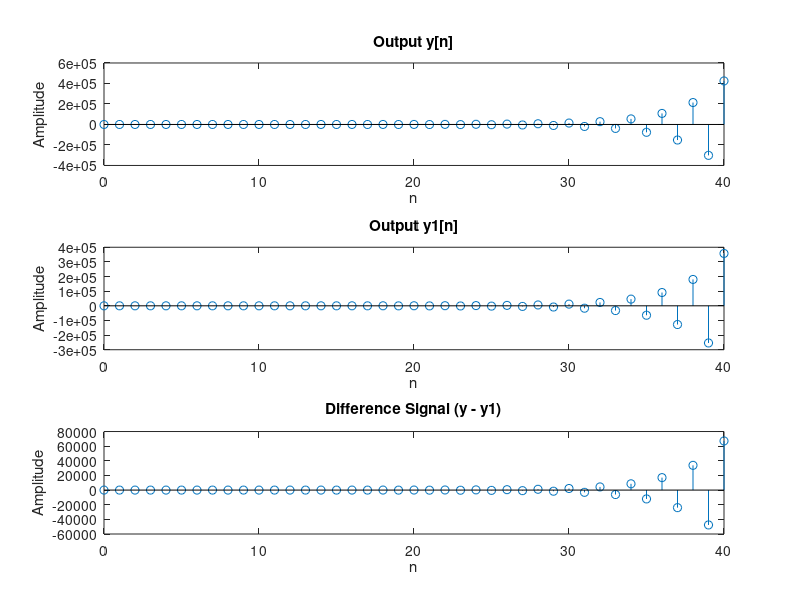

This figure's MATLAB source:
clc;
clear all;

x = [1, zeros(1, 40)];
n = 0:40;

num = [0.06, -0.19, 0.27, -0.26, 0.12];
den = [1.16, 2.25, 1.35, 0.68];

y = filter(num, den, x);

num1 = [0.3, -0.2, 0.4];
den1 = [1, 0.9, 0.8];

y1 = filter(num1, den1, y);
dd = y - y1;

% Plotting
figure;
subplot(3, 1, 1);
stem(n, y);
xlabel('n');
ylabel('Amplitude');
title('Output y[n]');

subplot(3, 1, 2);
stem(n, y1);
xlabel('n');
ylabel('Amplitude');
title('Output y1[n]');

subplot(3, 1, 3);
stem(n, dd);
xlabel('n');
ylabel('Amplitude');
title('Difference Signal (y - y1)');

